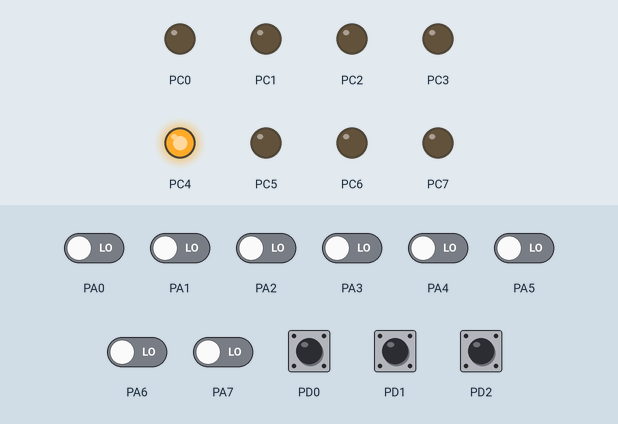
Recording of a program running on a simulated ATmega32, built with avr-gcc and emulated at 1 MHz. Parts: output pins drawn as LEDs (lit = HIGH). The inputs (shaded band) are chosen by the test bench; at power-on: PD0–2 HIGH, PA0–7 LOW.

Above: at 1.2 s.
1.3 s: PA0 driven HIGH
At 2.0 s:
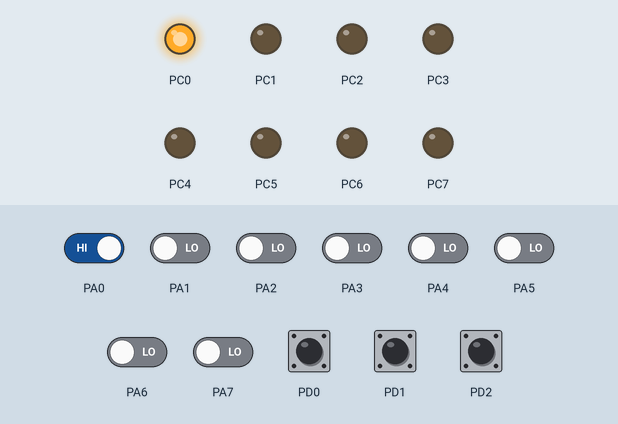
2.8 s: PA1 driven HIGH
At 3.2 s:
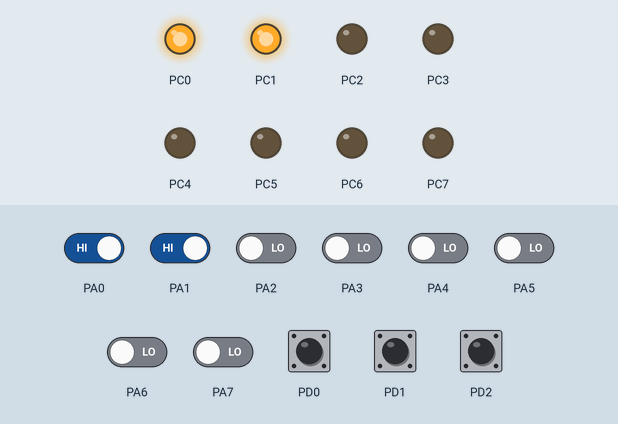
4.3 s: PA2 driven HIGH
At 5.5 s:
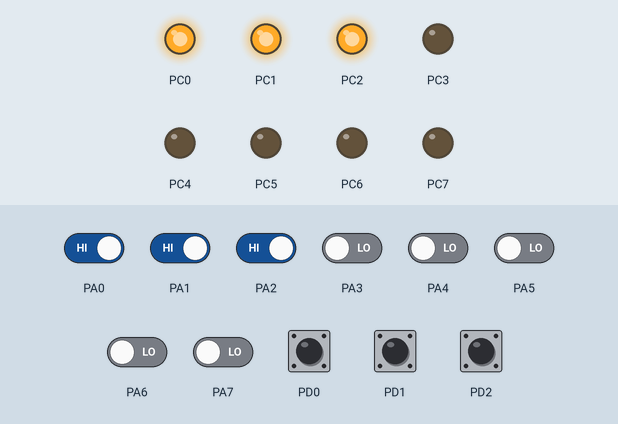
5.8 s: PA3 driven HIGH
At 6.8 s:
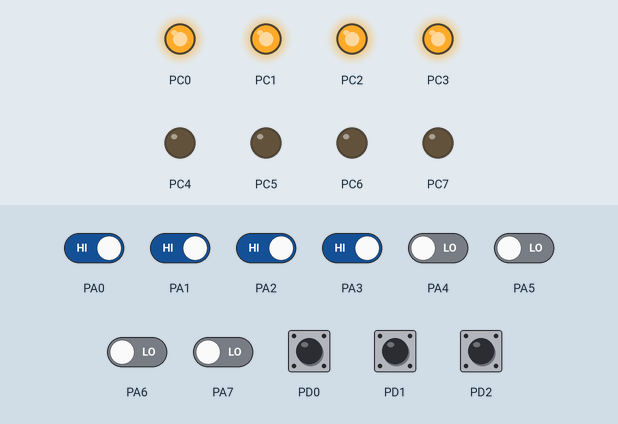
7.3 s: PA0 driven LOW
At 8.0 s:
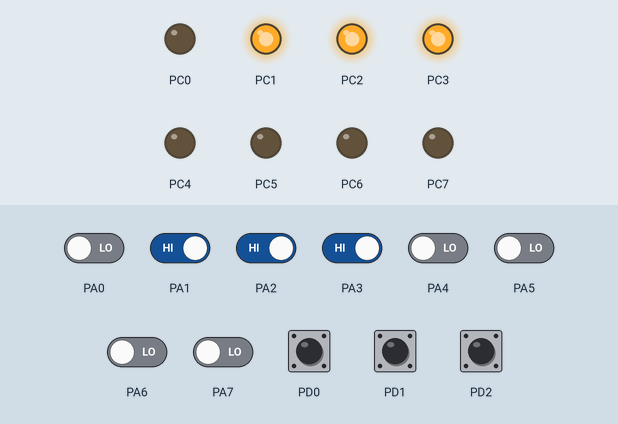
8.8 s: PA1 driven LOW
At 9.2 s:
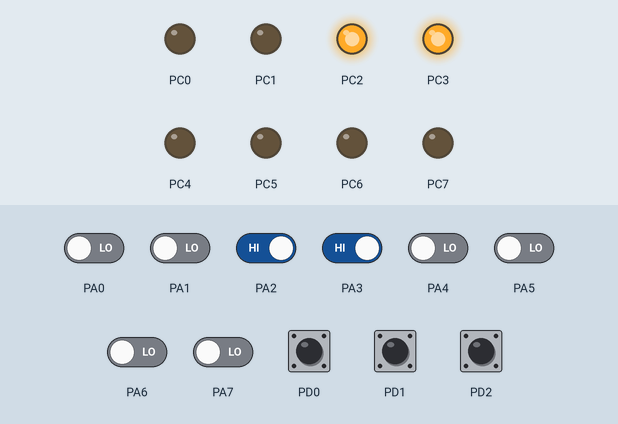
Timing chart, 0 to 11.3 s (numbered marks = the images above; inputs shaded):
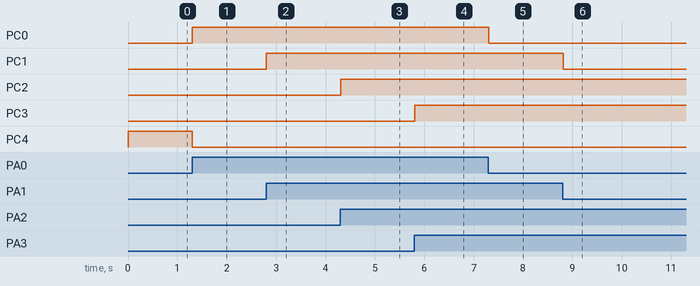

The program:

main.c
```c
 #define F_CPU 1000000
 #include <util/delay.h>
 #include <avr/io.h>
 // generated based on our provided serial
 // like 1 is sw and .....


 unsigned char memArr[32];

 int main(void)
 {
	 MCUCSR|=(1<<JTD);
	 MCUCSR|=(1<<JTD);


	 DDRA=0X00;
	 DDRB=0x00;
	 DDRC=0xFF;
	 DDRD=0x00;

	 //DDRA=0X00; // ShowAddr A0 to A4; A5-> showaddrflag

	 // reg1 BL
	 // reg2 DL
	 // opc BH
	 // out CL
	 // zero A0


	 //  PORTA = 0b00000001;
	 //  PORTB = 0b11111111;
	 //  PORTD = 0b00001111;
	 //  PORTC = 0b00001111;

	 int reg1=0x00;
	 int reg2=0x00;
	 int operation=0x00;
	 int dataOutputReg = 0x00;
	 int zeroFlag = 0;


	 while (1)
	 {
		 operation = PIND&0b00000111;

		 reg1 = PINA%16;
		 reg2 =  (PINA >> 4);


		 if(operation==0){
			 dataOutputReg = reg1 & reg2;
		 }else if (operation==1)
		 {
			 dataOutputReg = reg1 | reg2;
			 }else if(operation==2){
			 dataOutputReg = (reg1 + reg2)%16;
			 }else if(operation==3){
			 dataOutputReg = (reg1 - reg2 +16 )%16;
			 }else if(operation==4){
			 dataOutputReg = reg1 | reg2;
			 dataOutputReg = (dataOutputReg ^ 15);
			 }else if(operation==5){
			 if(reg1<reg2){
				 dataOutputReg=15;
			 }
			 }else if(operation==6){
			 dataOutputReg = reg1 << reg2;
			 dataOutputReg%=16;
			 }else if(operation==7){
			 dataOutputReg = reg1 >> reg2;
		 }

		 //  if (operation == add || operation ==addi || operation == lw || operation == sw)
		 //  {
		 // 	 dataOutputReg = (reg1 + reg2)%16;
		 //  }
		 //  else if (operation == sub || operation == subi || operation == beq || operation == bneq)
		 //  {
		 // 	 dataOutputReg = (reg1 - reg2 +16 )%16;

		 //  }
		 //  else if (operation == and || operation == andi)
		 //  {
		 // 	 dataOutputReg = reg1 & reg2;
		 //  }
		 //  else if (operation == or || operation == ori)
		 //  {
		 // 	 dataOutputReg = reg1 | reg2;
		 //  }
		 //  else if (operation == nor)
		 //  {
		 // 	 dataOutputReg = reg1 | reg2;
		 // 	 dataOutputReg = (dataOutputReg ^ 15);
		 //  }
		 //  else if (operation == sll)
		 //  {
		 // 	 dataOutputReg = reg1 << reg2;
		 // 	 dataOutputReg%=16;
		 //  }
		 //  else if (operation == srl)
		 //  {
		 // 	 dataOutputReg = reg1 >> reg2;
		 //  }
		 //  else if (operation == j)
		 //  {
		 // 	 dataOutputReg = 0;
		 //  }

		 if (dataOutputReg%16 == 0)
		 {
			 zeroFlag = 1;
		 }
		 else
		 {
			 zeroFlag = 0;
		 }

		 //bsel = (zeroFlag&beqf)|((!zeroFlag)&bneqf);

		 /*PORTC = 0x00;*/
		 unsigned char f = dataOutputReg | (zeroFlag<<4);
		 PORTC = f;


		 _delay_ms(10);
	 }
 }
 //Arithmetic and Logic Unit
```

Measured:
- after the input at 1.3 s, PC0: LOW → HIGH at once; PC4: HIGH → LOW at once
- after the input at 2.8 s, PC1: LOW → HIGH at once
- after the input at 4.3 s, PC2: LOW → HIGH at once
- after the input at 5.8 s, PC3: LOW → HIGH at once
- after the input at 7.3 s, PC0: HIGH → LOW at once
- after the input at 8.8 s, PC1: HIGH → LOW at once
